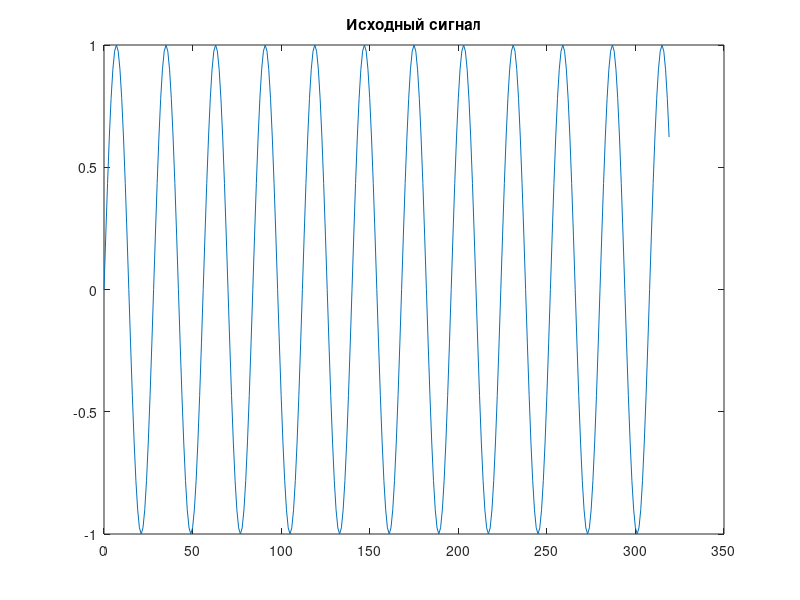

Write MATLAB code to recreate this figure. (Note: this script raises an error after producing the figure.)
clear;

global aa;
global mm;


aa = 0;
mm = 0;
N1 = 64;
N2 = 5;
N  = N1 * N2;
Y  = zeros(N1, N2);


n = 0:N - 1;
X = sin(2 * pi * 2 / 56 * n);


% Исходный сигнал
figure(1);
plot(n,X);
title('Исходный сигнал');

% 1) Отображение входной последовательности в 2-мерную таблицу;
for i = 1 : N1
    for j = 1 : N2
        Y(i, j) = X((i - 1) * N2 + j);
    end
end

% Для каждого столбца

for j = 1 : N2
     x = Y(: , j);
     disp(x);
     xx = fft64(x);
     Y(: , j) = xx;
end



% 3) Поэлементное умножение всех элементов таблицы
for i = 1 : N1
     for j = 1 : N2
        Y(i, j) = Y(i, j) * exp(-1i * 2 * pi * (i - 1) * (j - 1) / N);
        mm = mm + 1;
     end
end

% Для каждой строки

for i= 1 : N1
    Y(i, :) = opred(Y(i, :), N2);
end

% 
% 5) Отображение 2-мерной таблицы в выходную последовательность
Z = zeros(1, N);
for i = 1 : N2
     for j = 1 : N1
        Z((i - 1) * N1 + j) = Y(j, i);
     end
end


figure(2);
plot(0:N-1,abs(Z));
title('собственная реализация БПФ');
figure(3);
plot(0:N-1, abs(fft(X)));
title('готовая БПФ');

disp('M =');
disp(mm);
disp('A =');
disp(aa);

figure(4);
Y1 = idt(Z);
Y = real(Y1);
plot(n, X, n,Y);
title('Обратное преобразование');


